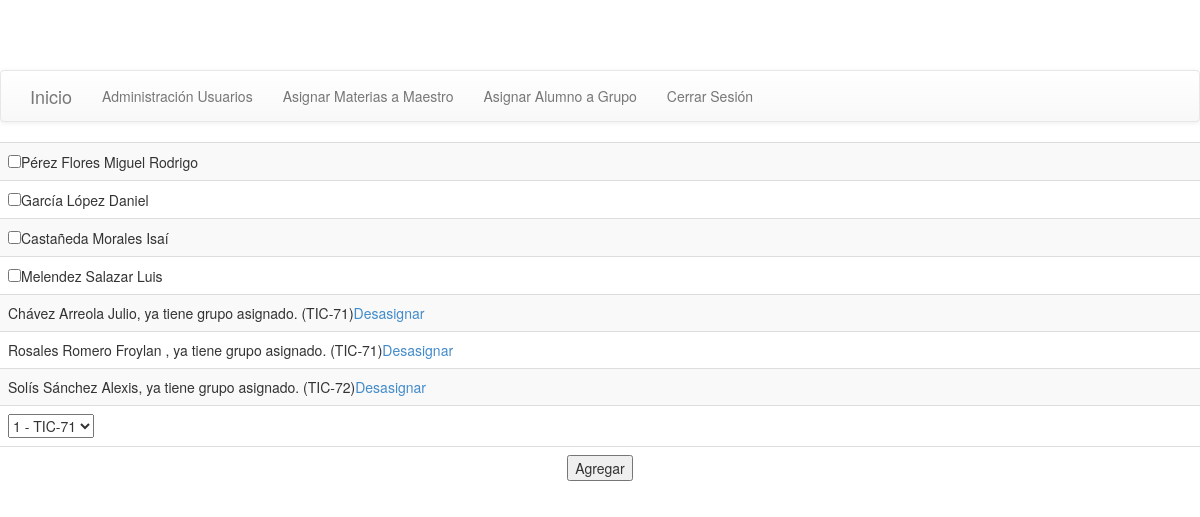
Screenshot of /TestGrupo.php with the database file from the repository.
### tables this page shows
CREATE TABLE `usuarios` (
  `id` int(6) NOT NULL AUTO_INCREMENT,
  `Nombre` varchar(250) DEFAULT NULL,
  `ApellidoPaterno` varchar(250) DEFAULT NULL,
  `ApellidoMaterno` varchar(250) DEFAULT NULL,
  `Telefono` varchar(250) DEFAULT NULL,
  `Calle` varchar(250) DEFAULT NULL,
  `NumeroExterior` int(5) DEFAULT NULL,
  `NumeroInterior` int(5) DEFAULT NULL,
  `Colonia` varchar(250) DEFAULT NULL,
  `Municipio` varchar(250) DEFAULT NULL,
  `Estado` varchar(250) DEFAULT NULL,
  `CP` int(6) DEFAULT NULL,
  `Correo` varchar(250) DEFAULT NULL,
  `Contrasena` varchar(250) DEFAULT NULL,
  `Nivel` varchar(250) DEFAULT NULL,
  `Estatus` varchar(250) DEFAULT NULL,
  PRIMARY KEY (`id`)
);

CREATE TABLE `grupo` (
  `id_grupo` int(6) NOT NULL AUTO_INCREMENT,
  `Nombre` varchar(250) DEFAULT NULL,
  `Avatar` varchar(250) DEFAULT NULL,
  `Orden` varchar(250) DEFAULT NULL,
  `Estatus` varchar(250) DEFAULT NULL,
  PRIMARY KEY (`id_grupo`)
);

### Grupo.php (the view, shortened to what this page needs)
<?php
class Grupo {
    public function seleccionaAlumno(){
        echo"<div class=table-responsive>";
        echo"<form action=TestGrupo.php method=Post name=alumno id=alumno target='_self'>";
        echo"<table class=\"table table-striped\">";
        $sql01 = "SELECT u.id, u.Nombre, u.ApellidoPaterno, u.ApellidoMaterno FROM usuarios AS u WHERE u.Nivel=3 AND u.Estatus=1 AND NOT EXISTS(SELECT ga.id FROM grupo_alumno AS ga WHERE ga.id=u.id)";
        $result01 = mysql_query($sql01)or die("Error $sql01");
        while($field = mysql_fetch_array($result01)){
            $id_alumno = $field['id'];
            $opcion= ($field['ApellidoPaterno']." ".$field['ApellidoMaterno']." ".$field['Nombre']);
            echo"<tr><td><input type=checkbox name=alumno[] value=$id_alumno>$opcion</td></tr>";
        }
        $sql02 = "SELECT CONCAT (u.ApellidoPaterno,' ',u.ApellidoMaterno,' ',u.Nombre) AS Alumno, u.id, g.Nombre AS Grupo, g.id_grupo
                  FROM grupo AS g, usuarios AS u, grupo_alumno AS ga
                  WHERE ga.id_grupo=g.id_grupo AND ga.id=u.id ORDER BY u.ApellidoPaterno ASC";
        $result02 = mysql_query($sql02)or die("Error $sql02");
        while($field = mysql_fetch_array($result02)){
            $idg = $field['id_grupo'];
            $ida = $field['id'];
            $Alumno = $field['Alumno'];
            $Grupo = $field['Grupo'];
            echo"<tr><td>$Alumno, ya tiene grupo asignado. ($Grupo)<a href=TestGrupo.php?accion=2&alumno=$ida&grupo=$idg>Desasignar</a> </td></tr>";
        }
        echo"<td><select name=grupo>";
        $sql03 = "SELECT * FROM grupo WHERE Estatus = 1 ORDER BY Nombre ASC";
        $result03 = mysql_query($sql03)or die("Error $sql03");
        while($field = mysql_fetch_array($result03)){
            $id_grupo = $field['id_grupo'];
            $opcion= ($field['id_grupo']." - ".$field['Nombre']);
            echo "<option value=$id_grupo>$opcion</option>";
        }
        echo "</select></td></tr>";
        echo "<tr><td align=center><input type=submit id=submit value=Agregar></td></tr>";
        echo "</table>";
        echo "</form>";
        echo "</div>";
    }
}
?>

### rows the page displays
usuarios: opcion "Pérez Flores Miguel Rodrigo"
usuarios: opcion "García López Daniel"
usuarios: opcion "Castañeda Morales Isaí"
usuarios: opcion "Melendez Salazar Luis"
grupo: Alumno "Chávez Arreola Julio", Nombre "TIC-71", Alumno "Rosales Romero Froylan"
grupo: Alumno "Solís Sánchez Alexis", Nombre "TIC-72"

### other values shown
form field grupo "1 - TIC-71"
